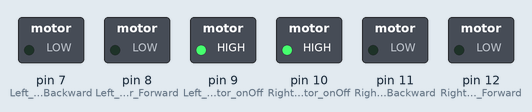
Bench run of a sketch on a simulated Arduino Uno, built with avr-gcc and run on an emulated ATmega328P. On the bench: switched loads named in the sketch (green lamp = pin HIGH). At 5.0 s the program stops and its outputs stay as they are.

Above: at 0.1 s.
At 1.1 s:
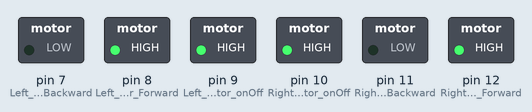
At 2.1 s:
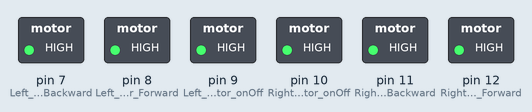
At 3.1 s:
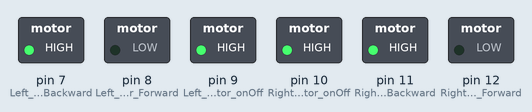
At 5.1 s:
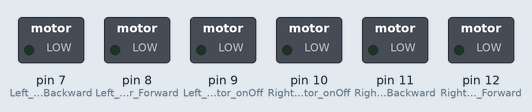
Timing chart, 0 to 6.5 s (numbered marks = the images above):
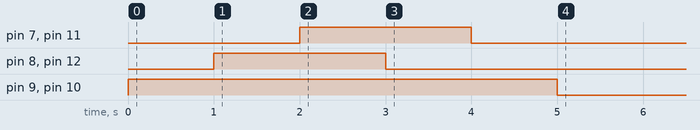

The sketch:

Blink.ino
```cpp
// LEFT MOTOR PINS
int Left_Motor_onOff = 9;
int Left_Motor_Forward = 8;
int Left_Motor_Backward = 7;

// RIGHT MOTOR PINS
int Right_Motor_onOff = 10;
int Right_Motor_Forward = 12;
int Right_Motor_Backward = 11;

// the setup function runs once when you press reset or power the board
void setup() {
  // initialize digital pin LED_BUILTIN as an output.
  pinMode(Left_Motor_onOff, OUTPUT);
  pinMode(Left_Motor_Forward, OUTPUT);
  pinMode(Left_Motor_Backward, OUTPUT);


  pinMode(Right_Motor_onOff, OUTPUT);
  pinMode(Right_Motor_Forward, OUTPUT);
  pinMode(Right_Motor_Backward, OUTPUT);
}

// the loop function runs over and over again forever
void loop() {

  // motor indicator lights on
  digitalWrite(Left_Motor_onOff, HIGH);
  digitalWrite(Right_Motor_onOff, HIGH);
  // wait one second
  delay(1000);

  // move forward for 10 seconds
  digitalWrite(Left_Motor_Forward, HIGH);
  digitalWrite(Right_Motor_Forward, HIGH);
  delay(1000);

  // turn on backward momentum to stop rover
  digitalWrite(Left_Motor_Backward, HIGH);
  digitalWrite(Right_Motor_Backward,HIGH);
  delay(1000);

  //reverse
  digitalWrite(Right_Motor_Forward, LOW);
  digitalWrite(Left_Motor_Forward, LOW);
  delay(1000);
  //stop
  digitalWrite(Left_Motor_Backward,LOW);
  digitalWrite(Right_Motor_Backward,LOW);
  delay(1000);
  digitalWrite(Left_Motor_onOff, LOW);
  digitalWrite(Right_Motor_onOff, LOW);
  exit(0);
}
```

Measured:
- by itself, pin 7 (Left_Motor_Backward), pin 11 (Right_Motor_Backward): LOW → HIGH at 2.0 s, → LOW 2.0 s later
- by itself, pin 8 (Left_Motor_Forward), pin 12 (Right_Motor_Forward): LOW → HIGH at 1.0 s, → LOW 2.0 s later
- by itself, pin 9 (Left_Motor_onOff), pin 10 (Right_Motor_onOff): LOW → HIGH at 0.00 s, → LOW 5.0 s later
